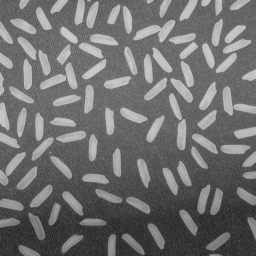
%> input picture test_images/rice.png, 256 x 256 px
$ octave rice.m   (GNU Octave 9; MATLAB toolbox functions it lacks are replaced by stand-ins)
%> lines starting %> are read from the running program, lines starting %| are printed output that depends on the picture; in (x1, y1, x2, y2) boxes, pixels count from 0 and x2, y2 are one past the last pixel; in counts of white or black regions, pixels touching at a corner belong together; the program's own positions count from 1
### learn/imgFun.m
function [img,gray] = imgFun(file)
%> called with file = 'learn\test_images\rice.png'
    img = imread(file)
%> img is the input picture: size 256x256 uint8; min 40, max 204, mean 111.2
    [H,W,chn] = size(img)
%> H = 256; W = 256; chn = 1
    disp([file, ' ', num2str(H), ' ', num2str(W), ' ',num2str(chn)])
%| learn\test_images\rice.png 256 256 1
    if chn>1
        gray = grayImg(img)
    end
    imfinfo(file)
end

function gray_image = grayImg(img)
    gray_image = rgb2gray(img)
end

### learn/rice.m
file = [pwd, '\test_images\rice.png'];
img = imgFun(file);

%imshow(img)

se = strel('disk',15)
background = imopen(img,se);
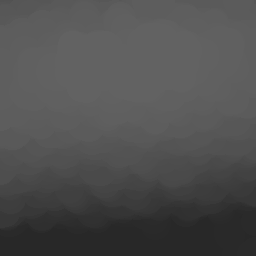
%> background: size 256x256 uint8; min 40, max 98, mean 79
%imshow(background)

%I2 = img - background;
I2 = imtophat(img,strel('disk',15));
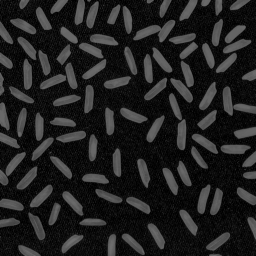
%> I2: size 256x256 uint8; min 0, max 113, mean 32.2

%imshow(I2)
I3 = imadjust(I2);
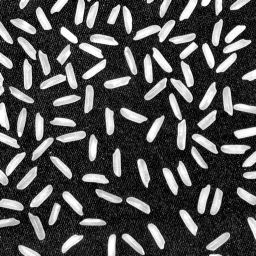
%> I3: size 256x256 uint8; min 0, max 255, mean 80.5
%imshow(I3)

bw = imbinarize(I3);
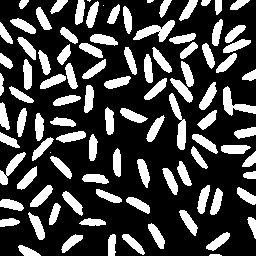
%> bw: size 256x256 logical; 27% white; 99 white regions (4 under 20 px), largest, box (x1, y1, x2, y2) and area: (133, 20, 175, 42) 404, (169, 93, 186, 150) 399, (223, 86, 256, 116) 376
bw = bwareaopen(bw,50);

cc = bwconncomp(bw,4)
%> cc = 95 connected components
grain = false(size(bw));
grain(cc.PixelIdxList{50}) = true;
%> grain: size 256x256 logical; 0.3% white; 1 white region

labeled = labelmatrix(cc);
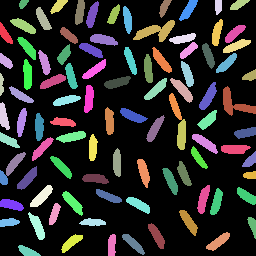
%> labeled: size 256x256 uint8; 96 distinct labels, from 0 to 95; one colour per label, 0 black
RGB_label = label2rgb(labeled,'spring','c','shuffle');
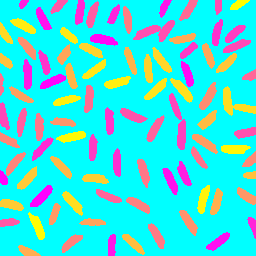
%> RGB_label: size 256x256x3 uint8; mean R, G, B 68.4, 221.6, 220

graindata = regionprops(cc,'basic')
%> graindata = 95 regions; largest, box (x1, y1, x2, y2), Area and Centroid: (133, 20, 175, 42) 404 [156.5 31.9], (223, 86, 256, 116) 376 [235.7 104.6], (199, 82, 217, 110) 236 [208.9 97.5], (170, 78, 193, 103) 234 [183 90.5], (30, 185, 53, 207) 233 [42.4 197.2]
grain_areas = [graindata.Area];
%> grain_areas = 95 values, max 404 at index 56, min 61 at index 16, mean 185
grain_areas(50)
%> ans = 194
[min_area, idx] = min(grain_areas)
%> min_area = 61; idx = 16
grainMin = false(size(bw));
grainMin(cc.PixelIdxList{idx}) = true;
%> grainMin: size 256x256 logical; 0.09% white; 1 white region, box (x1, y1, x2, y2) and area: (19, 0, 29, 9) 61


nRow=3
nCol=3
i=1
figure('Renderer', 'painters', 'Position', [10 10 900 600])
subplot(nRow,nCol,i); imshow(img); title('Orignal');i=i+1;
subplot(nRow,nCol,i); imshow(background); title('background');i=i+1;
subplot(nRow,nCol,i); imshow(I2); title('Originam-background');i=i+1;
subplot(nRow,nCol,i); imshow(I3); title('I3');i=i+1;
subplot(nRow,nCol,i); imshow(bw); title('bw');i=i+1;
subplot(nRow,nCol,i); imshow(grain); title('grain');i=i+1;
subplot(nRow,nCol,i); imshow(RGB_label); title('RGB_label');i=i+1;
subplot(nRow,nCol,i); imshow(grainMin); title('grainMin');i=i+1;

histogram(grain_areas)
title('Histogram of Rice Grain Area')
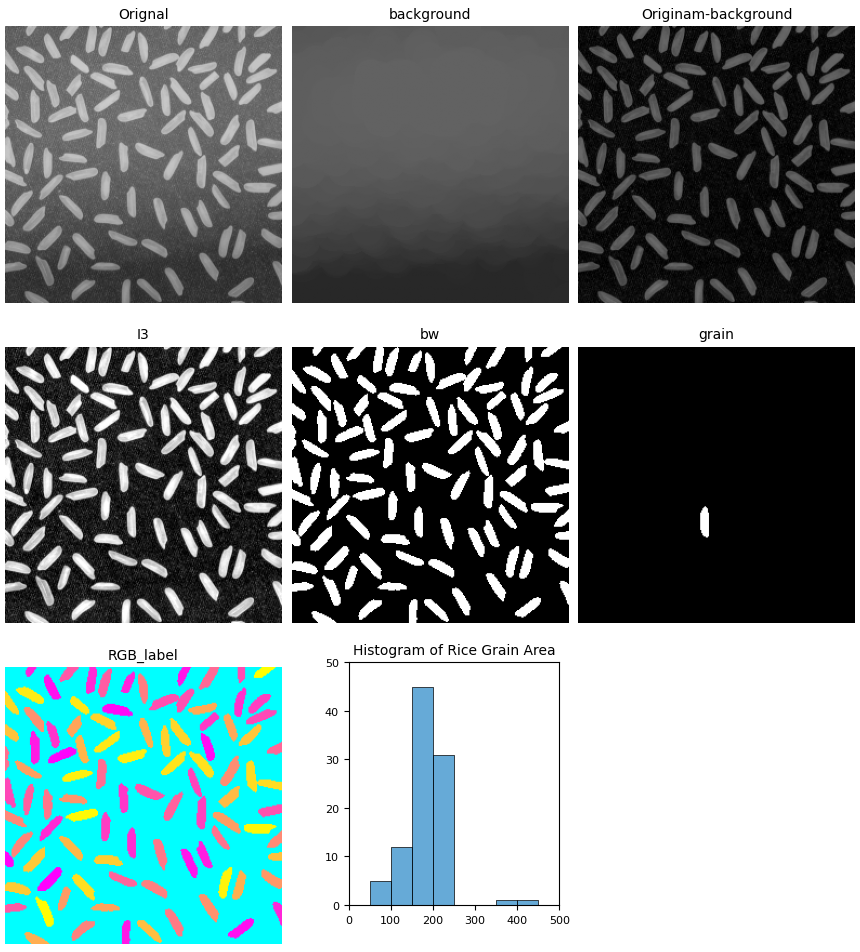
%> figure redrawn from the program's plot data, 8 panels

filename = [pwd,'\images\riceDetect.png']
saveas(gcf,filename)
